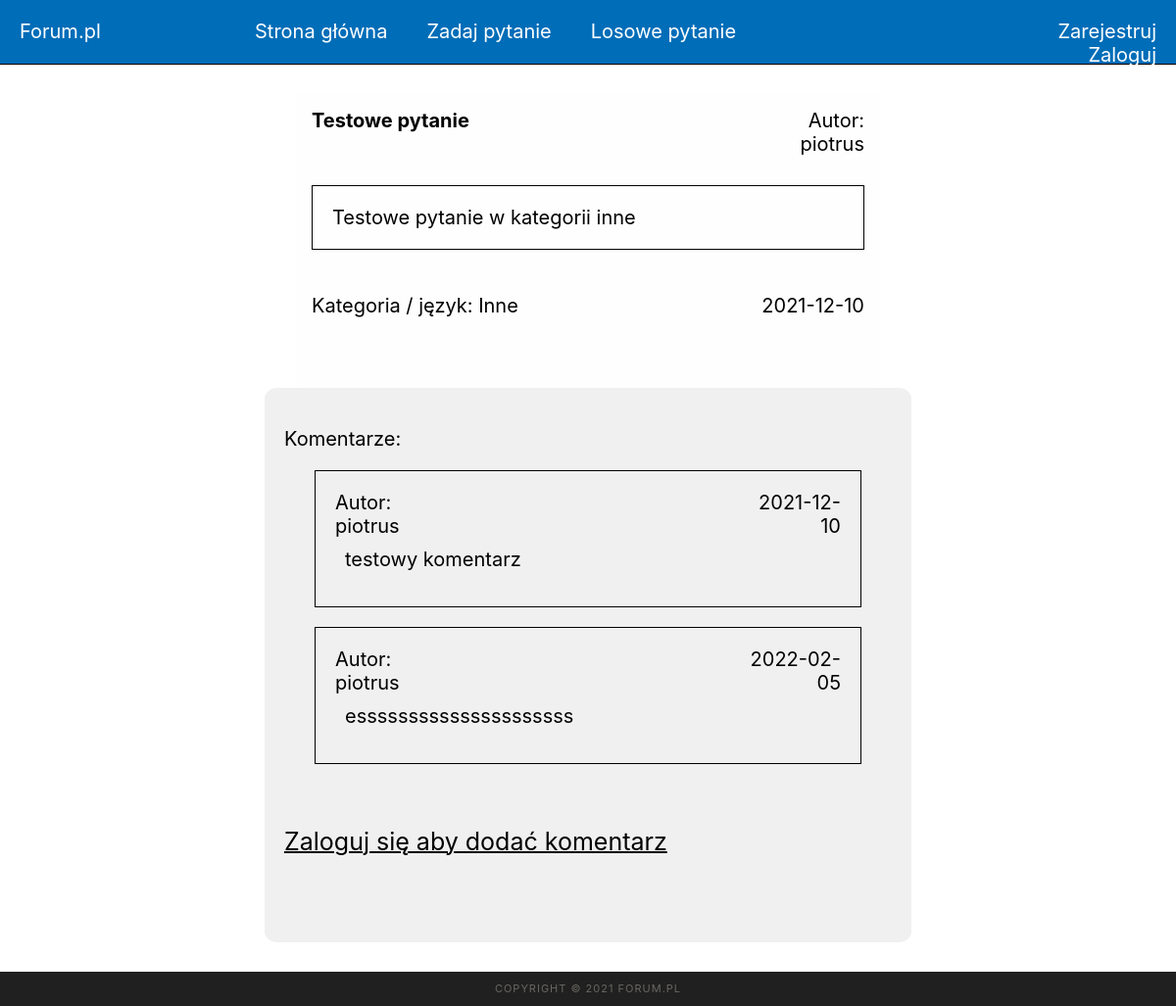
The page /question.php?id=1 on the database its author committed.
### tables this page shows
CREATE TABLE `pytania` (
  `idPytania` int(11) NOT NULL,
  `idUzytkownika` int(11) NOT NULL,
  `tytul` varchar(100) NOT NULL,
  `tresc` varchar(500) NOT NULL,
  `kategoria` varchar(100) NOT NULL,
  `data` varchar(20) NOT NULL
);

CREATE TABLE `uzytkownicy` (
  `idUzytkownika` int(11) NOT NULL,
  `login` varchar(50) NOT NULL,
  `haslo` varchar(300) NOT NULL,
  `email` varchar(100) NOT NULL
);

CREATE TABLE `komentarze` (
  `idKomentarza` int(11) NOT NULL,
  `idPytania` int(11) NOT NULL,
  `idUzytkownika` int(11) NOT NULL,
  `tresc` varchar(300) NOT NULL,
  `data` varchar(20) NOT NULL
);

### question.php (the view, shortened to what this page needs)
<!DOCTYPE html>
<html lang="en">
<head>
    <link rel="stylesheet" href="style.css">
    <link rel="stylesheet" href="question.css">
</head>
<body>
    <header>
        <section id="search">
            Forum.pl
        </section>
        <section id="login">
            <?php
                if (isset($_SESSION['loginIn'])){
                    echo "
                        <a class='loginOption' href='logout.php'>Wyloguj</a>
                        <a class='loginOption' href='user.php'>{$_SESSION['userLogin']}</a>
                    ";
                }
                else{
                    echo "
                        <a class='loginOption' href='register.php'>Zarejestruj</a>
                        <a class='loginOption' href='login.php'>Zaloguj</a>
                    ";
                }
            ?>
        </section>
        <nav>
            <a class="option" href="index.php">Strona główna</a>
            <a class="option" href="questionAdd.php">Zadaj pytanie</a>
            <a class="option" href="questionRandom.php">Losowe pytanie</a>
        </nav>
    </header>
    <article id="article">
        <div id="articleBox">
        <?php
            @$questionId = $_GET['id'];
            include("connect.php");
            $query = mysqli_query($connect, "SELECT idPytania, login, tytul, tresc, kategoria, data FROM pytania INNER JOIN uzytkownicy ON pytania.idUzytkownika = uzytkownicy.idUzytkownika WHERE idPytania = '$questionId';");
            $result = mysqli_fetch_all($query, MYSQLI_ASSOC);
            foreach($result as $r){
                echo "
                <div class='question'>
                    <div id='questionTitle'>
                        <strong>".ucfirst($r['tytul'])."</strong>
                    </div>
                    <div id='questionAuthor'>
                        Autor: {$r['login']}
                    </div>
                    <div id='questionContent'>
                        ".ucfirst($r['tresc'])."
                    </div>
                    <div id='questionCategory'>
                        Kategoria / język: {$r['kategoria']}
                    </div>
                    <div id='questionRate'>
                        {$r['data']}
                    </div>
                </div>
                ";
            }
        ?>
        </div>
        <div id="comments">
        <p>Komentarze:</p>
            <?php
                $query = mysqli_query($connect, "
                    SELECT uzytkownicy.login, komentarze.tresc, komentarze.data FROM komentarze
                    INNER JOIN uzytkownicy ON komentarze.idUzytkownika = uzytkownicy.idUzytkownika
                    INNER JOIN pytania ON komentarze.idPytania = pytania.idPytania
                    WHERE komentarze.idPytania = $questionId;");
                $result = mysqli_fetch_all($query, MYSQLI_ASSOC);
                foreach($result as $r){
                    echo "
                    <div id='comment' class='comment'>
                        <div id='commentAuthor'>Autor: {$r['login']}</div>
                        <div id='commentData'>{$r['data']}</div>
                        <br><br>
                        <div id='commentContent'>{$r['tresc']} </div>
                    </div>
                    ";
                }
            ?>
            <br>
            <?php
                @$questionId = $_GET['id'];
                if (isset($_SESSION['loginIn'])){
                    echo "
                        <p>Dodaj komentarz:</p>
                        <form action='comment.php?id=$questionId' method='POST'>
                            <textarea name='content' id='textareaContent' minlength='10' required></textarea>
                            <p><input value='Dodaj komentarz' name='sub' style='float:right; height: 40px; width: 120px;' type='submit'></p>
                        </form>
                    ";
                }
                else{
                    echo "
                        <u><p><a style='color:black; font-size:25px;' href='login.php'>Zaloguj się aby dodać komentarz</a></p></u>
                    ";
                }
            ?>
            <br><br>
        </div>
    </article>
    <footer></footer>
</body>
</html>

### style.css (style rules this page uses)
body { margin: 0; padding: 0; text-align: center; font-family: Inter,sans-serif; font-size: 20px; background-color: #ffffff; }
a { text-decoration: none; color: white; }
header { background-color: #006db8; color: white; width: 100%; height: 65px; border-bottom: 1px solid #000000; }
nav { width: 60%; height: 100%; margin-left: auto; margin-right: auto; padding-top: 20px; box-sizing: border-box; }
#login { width: 20%; height: 100%; padding-top: 20px; box-sizing: border-box; float: right; }
#search { width: 20%; height: 100%; text-align: left; padding-top: 20px; padding-left: 20px; box-sizing: border-box; float: left; }
.loginOption { margin-left: 20px; margin-right: 20px; float: right; }
article { font-size: 20px; padding: 30px; text-align: left; background-color: white; padding-top: 20px; box-sizing: border-box; width: 60%; min-height: 900px; margin-left: auto; margin-right: auto; margin-top: 10px; }
footer { background-color: #202020; color: #696763; font-size: 11px; width: 100%; height: 35px; clear: both; text-align: center; line-height: 35px; letter-spacing: 1px; box-sizing: border-box; }
footer::before { content: "COPYRIGHT © 2021 FORUM.PL"; }
.option { margin-left: 20px; margin-right: 20px; float: left; }

### question.css (style rules this page uses)
.question { background-color: #fefefe; margin-left: auto; margin-right: auto; width: 90%; min-height: 300px; padding: 15px; box-sizing: border-box; }
#questionTitle { text-align: left; width: 80%; float: left; }
#questionAuthor { text-align: right; width: 20%; float: right; }
#questionCategory { text-align: left; float: left; margin-top: 15px; }
#questionRate { text-align: right; width: 20%; margin-top: 15px; float: right; }
#questionContent { text-align: left; width: 100%; padding: 20px; margin-top: 30px; margin-bottom: 30px; float: left; border: 1px solid black; box-sizing: border-box; }
.comment { text-align: left; width: 90%; min-height: 100px; padding: 20px; margin-left: auto; margin-right: auto; border: 1px solid black; box-sizing: border-box; margin-bottom: 20px; }
#commentAuthor { text-align: left; width: 20%; float: left; }
#commentData { text-align: right; width: 20%; float: right; }
#commentContent { padding: 10px; min-height: 50px; box-sizing: border-box; }
#comments { background-color: #f0f0f0; padding: 20px; border-radius: 2%; box-sizing: border-box; }

### rows shown on the page
pytania: tytul "Testowe pytanie", idUzytkownika.login "piotrus", tresc "Testowe pytanie w kategorii inne", kategoria "Inne", data "2021-12-10"
komentarze: idUzytkownika.login "piotrus", data "2021-12-10", tresc "testowy komentarz"
komentarze: idUzytkownika.login "piotrus", data "2022-02-05", tresc "esssssssssssssssssssss"
